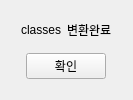
<?xml version="1.0" encoding="UTF-8"?>
<ui version="4.0">
 <class>Complete</class>
 <widget class="QWidget" name="Complete">
  <property name="geometry">
   <rect>
    <x>0</x>
    <y>0</y>
    <width>128</width>
    <height>92</height>
   </rect>
  </property>
  <property name="windowTitle">
   <string>Form</string>
  </property>
  <layout class="QHBoxLayout" name="horizontalLayout_3">
   <item>
    <layout class="QVBoxLayout" name="verticalLayout">
     <property name="leftMargin">
      <number>6</number>
     </property>
     <property name="topMargin">
      <number>6</number>
     </property>
     <property name="rightMargin">
      <number>6</number>
     </property>
     <property name="bottomMargin">
      <number>6</number>
     </property>
     <item>
      <layout class="QHBoxLayout" name="horizontalLayout">
       <property name="leftMargin">
        <number>4</number>
       </property>
       <property name="topMargin">
        <number>4</number>
       </property>
       <property name="rightMargin">
        <number>4</number>
       </property>
       <property name="bottomMargin">
        <number>4</number>
       </property>
       <item>
        <widget class="QLabel" name="label_classes">
         <property name="text">
          <string>classes</string>
         </property>
         <property name="alignment">
          <set>Qt::AlignRight|Qt::AlignTrailing|Qt::AlignVCenter</set>
         </property>
        </widget>
       </item>
       <item>
        <widget class="QLabel" name="label_complete">
         <property name="text">
          <string>변환완료</string>
         </property>
        </widget>
       </item>
      </layout>
     </item>
     <item>
      <layout class="QHBoxLayout" name="horizontalLayout_2">
       <property name="leftMargin">
        <number>4</number>
       </property>
       <property name="topMargin">
        <number>4</number>
       </property>
       <property name="rightMargin">
        <number>4</number>
       </property>
       <property name="bottomMargin">
        <number>4</number>
       </property>
       <item>
        <spacer name="horizontalSpacer">
         <property name="orientation">
          <enum>Qt::Horizontal</enum>
         </property>
         <property name="sizeHint" stdset="0">
          <size>
           <width>40</width>
           <height>20</height>
          </size>
         </property>
        </spacer>
       </item>
       <item>
        <widget class="QPushButton" name="pushButton_acept">
         <property name="text">
          <string>확인</string>
         </property>
        </widget>
       </item>
       <item>
        <spacer name="horizontalSpacer_2">
         <property name="orientation">
          <enum>Qt::Horizontal</enum>
         </property>
         <property name="sizeHint" stdset="0">
          <size>
           <width>40</width>
           <height>20</height>
          </size>
         </property>
        </spacer>
       </item>
      </layout>
     </item>
    </layout>
   </item>
  </layout>
 </widget>
 <resources/>
 <connections/>
</ui>
